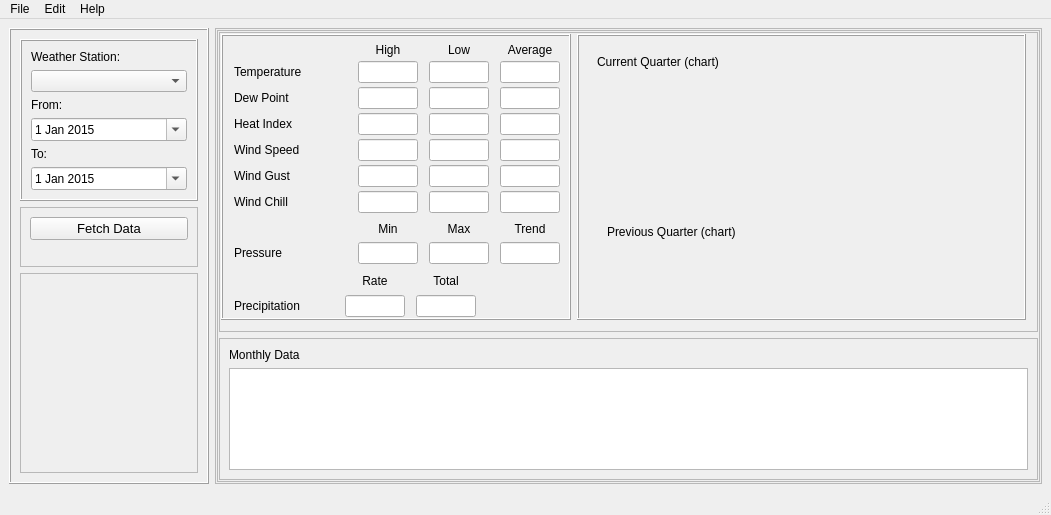
<?xml version="1.0" encoding="UTF-8"?>
<ui version="4.0">
 <class>WUnderground</class>
 <widget class="QMainWindow" name="WUnderground">
  <property name="geometry">
   <rect>
    <x>0</x>
    <y>0</y>
    <width>1051</width>
    <height>515</height>
   </rect>
  </property>
  <property name="windowTitle">
   <string>MainWindow</string>
  </property>
  <widget class="QWidget" name="centralwidget">
   <layout class="QHBoxLayout" name="horizontalLayout_2">
    <item>
     <widget class="QFrame" name="frame_3">
      <property name="minimumSize">
       <size>
        <width>200</width>
        <height>0</height>
       </size>
      </property>
      <property name="maximumSize">
       <size>
        <width>199</width>
        <height>16777215</height>
       </size>
      </property>
      <property name="styleSheet">
       <string notr="true"/>
      </property>
      <property name="frameShape">
       <enum>QFrame::Box</enum>
      </property>
      <property name="frameShadow">
       <enum>QFrame::Raised</enum>
      </property>
      <layout class="QVBoxLayout" name="verticalLayout">
       <item>
        <widget class="QFrame" name="frame_2">
         <property name="styleSheet">
          <string notr="true"/>
         </property>
         <property name="frameShape">
          <enum>QFrame::Box</enum>
         </property>
         <property name="frameShadow">
          <enum>QFrame::Raised</enum>
         </property>
         <layout class="QVBoxLayout" name="verticalLayout_5">
          <item>
           <widget class="QLabel" name="label_11">
            <property name="font">
             <font>
              <pointsize>9</pointsize>
             </font>
            </property>
            <property name="text">
             <string>Weather Station:</string>
            </property>
           </widget>
          </item>
          <item>
           <widget class="QComboBox" name="comboBox_WeatherStation">
            <property name="font">
             <font>
              <pointsize>9</pointsize>
             </font>
            </property>
           </widget>
          </item>
          <item>
           <widget class="QLabel" name="labelFrom">
            <property name="font">
             <font>
              <pointsize>9</pointsize>
             </font>
            </property>
            <property name="layoutDirection">
             <enum>Qt::LeftToRight</enum>
            </property>
            <property name="text">
             <string>From:</string>
            </property>
            <property name="alignment">
             <set>Qt::AlignLeading|Qt::AlignLeft|Qt::AlignVCenter</set>
            </property>
           </widget>
          </item>
          <item>
           <widget class="QDateEdit" name="dateFrom">
            <property name="font">
             <font>
              <pointsize>9</pointsize>
             </font>
            </property>
            <property name="minimumDate">
             <date>
              <year>2015</year>
              <month>1</month>
              <day>1</day>
             </date>
            </property>
            <property name="currentSection">
             <enum>QDateTimeEdit::DaySection</enum>
            </property>
            <property name="calendarPopup">
             <bool>true</bool>
            </property>
           </widget>
          </item>
          <item>
           <widget class="QLabel" name="labelTo">
            <property name="font">
             <font>
              <pointsize>9</pointsize>
             </font>
            </property>
            <property name="text">
             <string>To:</string>
            </property>
            <property name="alignment">
             <set>Qt::AlignLeading|Qt::AlignLeft|Qt::AlignVCenter</set>
            </property>
           </widget>
          </item>
          <item>
           <widget class="QDateEdit" name="dateTo">
            <property name="font">
             <font>
              <pointsize>9</pointsize>
             </font>
            </property>
            <property name="minimumDate">
             <date>
              <year>2015</year>
              <month>1</month>
              <day>1</day>
             </date>
            </property>
            <property name="currentSection">
             <enum>QDateTimeEdit::DaySection</enum>
            </property>
            <property name="calendarPopup">
             <bool>true</bool>
            </property>
           </widget>
          </item>
         </layout>
        </widget>
       </item>
       <item>
        <widget class="QFrame" name="frame_6">
         <property name="minimumSize">
          <size>
           <width>0</width>
           <height>0</height>
          </size>
         </property>
         <property name="frameShape">
          <enum>QFrame::StyledPanel</enum>
         </property>
         <property name="frameShadow">
          <enum>QFrame::Raised</enum>
         </property>
         <layout class="QVBoxLayout" name="verticalLayout_3">
          <item alignment="Qt::AlignTop">
           <widget class="QPushButton" name="btnFetchData">
            <property name="font">
             <font>
              <pointsize>10</pointsize>
             </font>
            </property>
            <property name="text">
             <string>Fetch Data</string>
            </property>
           </widget>
          </item>
         </layout>
        </widget>
       </item>
       <item>
        <widget class="QFrame" name="frame">
         <property name="minimumSize">
          <size>
           <width>0</width>
           <height>200</height>
          </size>
         </property>
         <property name="frameShape">
          <enum>QFrame::StyledPanel</enum>
         </property>
         <property name="frameShadow">
          <enum>QFrame::Raised</enum>
         </property>
        </widget>
       </item>
      </layout>
     </widget>
    </item>
    <item>
     <widget class="QFrame" name="frame_5">
      <property name="frameShape">
       <enum>QFrame::StyledPanel</enum>
      </property>
      <property name="frameShadow">
       <enum>QFrame::Raised</enum>
      </property>
      <layout class="QVBoxLayout" name="verticalLayout_2">
       <property name="leftMargin">
        <number>1</number>
       </property>
       <property name="topMargin">
        <number>1</number>
       </property>
       <property name="rightMargin">
        <number>1</number>
       </property>
       <property name="bottomMargin">
        <number>1</number>
       </property>
       <item>
        <widget class="QFrame" name="frame_7">
         <property name="minimumSize">
          <size>
           <width>0</width>
           <height>0</height>
          </size>
         </property>
         <property name="frameShape">
          <enum>QFrame::StyledPanel</enum>
         </property>
         <property name="frameShadow">
          <enum>QFrame::Raised</enum>
         </property>
         <layout class="QVBoxLayout" name="verticalLayout_4">
          <property name="leftMargin">
           <number>1</number>
          </property>
          <property name="topMargin">
           <number>1</number>
          </property>
          <property name="rightMargin">
           <number>1</number>
          </property>
          <property name="bottomMargin">
           <number>1</number>
          </property>
          <item>
           <widget class="QFrame" name="frame_8">
            <property name="minimumSize">
             <size>
              <width>0</width>
              <height>300</height>
             </size>
            </property>
            <property name="frameShape">
             <enum>QFrame::StyledPanel</enum>
            </property>
            <property name="frameShadow">
             <enum>QFrame::Raised</enum>
            </property>
            <layout class="QHBoxLayout" name="horizontalLayout">
             <property name="leftMargin">
              <number>1</number>
             </property>
             <property name="topMargin">
              <number>1</number>
             </property>
             <property name="rightMargin">
              <number>11</number>
             </property>
             <property name="bottomMargin">
              <number>11</number>
             </property>
             <item>
              <widget class="QFrame" name="frame_10">
               <property name="sizePolicy">
                <sizepolicy hsizetype="Preferred" vsizetype="Preferred">
                 <horstretch>0</horstretch>
                 <verstretch>0</verstretch>
                </sizepolicy>
               </property>
               <property name="minimumSize">
                <size>
                 <width>350</width>
                 <height>200</height>
                </size>
               </property>
               <property name="maximumSize">
                <size>
                 <width>350</width>
                 <height>400</height>
                </size>
               </property>
               <property name="frameShape">
                <enum>QFrame::Box</enum>
               </property>
               <property name="frameShadow">
                <enum>QFrame::Raised</enum>
               </property>
               <layout class="QVBoxLayout" name="verticalLayout_6">
                <property name="spacing">
                 <number>7</number>
                </property>
                <property name="leftMargin">
                 <number>11</number>
                </property>
                <property name="topMargin">
                 <number>7</number>
                </property>
                <property name="bottomMargin">
                 <number>1</number>
                </property>
                <item>
                 <layout class="QGridLayout" name="gridLayoutMain" rowminimumheight="0,0,0,0,0,0,0" columnminimumwidth="10,0,0,0">
                  <property name="horizontalSpacing">
                   <number>11</number>
                  </property>
                  <property name="verticalSpacing">
                   <number>4</number>
                  </property>
                  <item row="1" column="2">
                   <widget class="QLineEdit" name="txtTempLow">
                    <property name="sizePolicy">
                     <sizepolicy hsizetype="Preferred" vsizetype="Fixed">
                      <horstretch>0</horstretch>
                      <verstretch>0</verstretch>
                     </sizepolicy>
                    </property>
                    <property name="maximumSize">
                     <size>
                      <width>60</width>
                      <height>60</height>
                     </size>
                    </property>
                    <property name="alignment">
                     <set>Qt::AlignCenter</set>
                    </property>
                   </widget>
                  </item>
                  <item row="6" column="0">
                   <widget class="QLabel" name="label_14">
                    <property name="sizePolicy">
                     <sizepolicy hsizetype="Preferred" vsizetype="Preferred">
                      <horstretch>0</horstretch>
                      <verstretch>0</verstretch>
                     </sizepolicy>
                    </property>
                    <property name="minimumSize">
                     <size>
                      <width>100</width>
                      <height>0</height>
                     </size>
                    </property>
                    <property name="font">
                     <font>
                      <pointsize>9</pointsize>
                     </font>
                    </property>
                    <property name="text">
                     <string>Wind Chill</string>
                    </property>
                   </widget>
                  </item>
                  <item row="2" column="0">
                   <widget class="QLabel" name="label_5">
                    <property name="sizePolicy">
                     <sizepolicy hsizetype="Preferred" vsizetype="Preferred">
                      <horstretch>0</horstretch>
                      <verstretch>0</verstretch>
                     </sizepolicy>
                    </property>
                    <property name="minimumSize">
                     <size>
                      <width>100</width>
                      <height>0</height>
                     </size>
                    </property>
                    <property name="font">
                     <font>
                      <pointsize>9</pointsize>
                     </font>
                    </property>
                    <property name="text">
                     <string>Dew Point</string>
                    </property>
                   </widget>
                  </item>
                  <item row="4" column="3">
                   <widget class="QLineEdit" name="txtWindSpeedAvg">
                    <property name="sizePolicy">
                     <sizepolicy hsizetype="Preferred" vsizetype="Fixed">
                      <horstretch>0</horstretch>
                      <verstretch>0</verstretch>
                     </sizepolicy>
                    </property>
                    <property name="maximumSize">
                     <size>
                      <width>60</width>
                      <height>60</height>
                     </size>
                    </property>
                    <property name="alignment">
                     <set>Qt::AlignCenter</set>
                    </property>
                   </widget>
                  </item>
                  <item row="2" column="3">
                   <widget class="QLineEdit" name="txtDewPointAvg">
                    <property name="sizePolicy">
                     <sizepolicy hsizetype="Preferred" vsizetype="Fixed">
                      <horstretch>0</horstretch>
                      <verstretch>0</verstretch>
                     </sizepolicy>
                    </property>
                    <property name="maximumSize">
                     <size>
                      <width>60</width>
                      <height>60</height>
                     </size>
                    </property>
                    <property name="alignment">
                     <set>Qt::AlignCenter</set>
                    </property>
                   </widget>
                  </item>
                  <item row="5" column="3">
                   <widget class="QLineEdit" name="txtWindGustAvg">
                    <property name="sizePolicy">
                     <sizepolicy hsizetype="Preferred" vsizetype="Fixed">
                      <horstretch>0</horstretch>
                      <verstretch>0</verstretch>
                     </sizepolicy>
                    </property>
                    <property name="maximumSize">
                     <size>
                      <width>60</width>
                      <height>60</height>
                     </size>
                    </property>
                    <property name="alignment">
                     <set>Qt::AlignCenter</set>
                    </property>
                   </widget>
                  </item>
                  <item row="1" column="0">
                   <widget class="QLabel" name="label_4">
                    <property name="sizePolicy">
                     <sizepolicy hsizetype="Preferred" vsizetype="Preferred">
                      <horstretch>0</horstretch>
                      <verstretch>0</verstretch>
                     </sizepolicy>
                    </property>
                    <property name="minimumSize">
                     <size>
                      <width>100</width>
                      <height>0</height>
                     </size>
                    </property>
                    <property name="font">
                     <font>
                      <pointsize>9</pointsize>
                     </font>
                    </property>
                    <property name="text">
                     <string>Temperature</string>
                    </property>
                   </widget>
                  </item>
                  <item row="6" column="1">
                   <widget class="QLineEdit" name="txtWindChillHigh">
                    <property name="sizePolicy">
                     <sizepolicy hsizetype="Preferred" vsizetype="Fixed">
                      <horstretch>0</horstretch>
                      <verstretch>0</verstretch>
                     </sizepolicy>
                    </property>
                    <property name="maximumSize">
                     <size>
                      <width>60</width>
                      <height>60</height>
                     </size>
                    </property>
                    <property name="alignment">
                     <set>Qt::AlignCenter</set>
                    </property>
                   </widget>
                  </item>
                  <item row="6" column="3">
                   <widget class="QLineEdit" name="txtWindChillAvg">
                    <property name="sizePolicy">
                     <sizepolicy hsizetype="Preferred" vsizetype="Fixed">
                      <horstretch>0</horstretch>
                      <verstretch>0</verstretch>
                     </sizepolicy>
                    </property>
                    <property name="maximumSize">
                     <size>
                      <width>60</width>
                      <height>60</height>
                     </size>
                    </property>
                    <property name="alignment">
                     <set>Qt::AlignCenter</set>
                    </property>
                   </widget>
                  </item>
                  <item row="2" column="1">
                   <widget class="QLineEdit" name="txtDewPointHigh">
                    <property name="sizePolicy">
                     <sizepolicy hsizetype="Preferred" vsizetype="Fixed">
                      <horstretch>0</horstretch>
                      <verstretch>0</verstretch>
                     </sizepolicy>
                    </property>
                    <property name="maximumSize">
                     <size>
                      <width>60</width>
                      <height>60</height>
                     </size>
                    </property>
                    <property name="alignment">
                     <set>Qt::AlignCenter</set>
                    </property>
                   </widget>
                  </item>
                  <item row="0" column="1">
                   <widget class="QLabel" name="label">
                    <property name="font">
                     <font>
                      <pointsize>9</pointsize>
                     </font>
                    </property>
                    <property name="layoutDirection">
                     <enum>Qt::LeftToRight</enum>
                    </property>
                    <property name="text">
                     <string>High</string>
                    </property>
                    <property name="alignment">
                     <set>Qt::AlignCenter</set>
                    </property>
                   </widget>
                  </item>
                  <item row="3" column="2">
                   <widget class="QLineEdit" name="txtHeatIndexLow">
                    <property name="sizePolicy">
                     <sizepolicy hsizetype="Preferred" vsizetype="Fixed">
                      <horstretch>0</horstretch>
                      <verstretch>0</verstretch>
                     </sizepolicy>
                    </property>
                    <property name="maximumSize">
                     <size>
                      <width>60</width>
                      <height>60</height>
                     </size>
                    </property>
                    <property name="alignment">
                     <set>Qt::AlignCenter</set>
                    </property>
                   </widget>
                  </item>
                  <item row="5" column="0">
                   <widget class="QLabel" name="label_13">
                    <property name="sizePolicy">
                     <sizepolicy hsizetype="Preferred" vsizetype="Preferred">
                      <horstretch>0</horstretch>
                      <verstretch>0</verstretch>
                     </sizepolicy>
                    </property>
                    <property name="minimumSize">
                     <size>
                      <width>100</width>
                      <height>0</height>
                     </size>
                    </property>
                    <property name="font">
                     <font>
                      <pointsize>9</pointsize>
                     </font>
                    </property>
                    <property name="text">
                     <string>Wind Gust</string>
                    </property>
                   </widget>
                  </item>
                  <item row="0" column="3">
                   <widget class="QLabel" name="label_3">
                    <property name="font">
                     <font>
                      <pointsize>9</pointsize>
                     </font>
                    </property>
                    <property name="layoutDirection">
                     <enum>Qt::LeftToRight</enum>
                    </property>
                    <property name="text">
                     <string>Average</string>
                    </property>
                    <property name="alignment">
                     <set>Qt::AlignCenter</set>
                    </property>
                   </widget>
                  </item>
                  <item row="5" column="1">
                   <widget class="QLineEdit" name="txtWindGustHigh">
                    <property name="sizePolicy">
                     <sizepolicy hsizetype="Preferred" vsizetype="Fixed">
                      <horstretch>0</horstretch>
                      <verstretch>0</verstretch>
                     </sizepolicy>
                    </property>
                    <property name="maximumSize">
                     <size>
                      <width>60</width>
                      <height>60</height>
                     </size>
                    </property>
                    <property name="alignment">
                     <set>Qt::AlignCenter</set>
                    </property>
                   </widget>
                  </item>
                  <item row="5" column="2">
                   <widget class="QLineEdit" name="txtWindGustLow">
                    <property name="sizePolicy">
                     <sizepolicy hsizetype="Preferred" vsizetype="Fixed">
                      <horstretch>0</horstretch>
                      <verstretch>0</verstretch>
                     </sizepolicy>
                    </property>
                    <property name="maximumSize">
                     <size>
                      <width>60</width>
                      <height>60</height>
                     </size>
                    </property>
                    <property name="alignment">
                     <set>Qt::AlignCenter</set>
                    </property>
                   </widget>
                  </item>
                  <item row="4" column="0">
                   <widget class="QLabel" name="label_12">
                    <property name="sizePolicy">
                     <sizepolicy hsizetype="Preferred" vsizetype="Preferred">
                      <horstretch>0</horstretch>
                      <verstretch>0</verstretch>
                     </sizepolicy>
                    </property>
                    <property name="minimumSize">
                     <size>
                      <width>100</width>
                      <height>0</height>
                     </size>
                    </property>
                    <property name="font">
                     <font>
                      <pointsize>9</pointsize>
                     </font>
                    </property>
                    <property name="text">
                     <string>Wind Speed</string>
                    </property>
                   </widget>
                  </item>
                  <item row="2" column="2">
                   <widget class="QLineEdit" name="txtDewPointLow">
                    <property name="sizePolicy">
                     <sizepolicy hsizetype="Preferred" vsizetype="Fixed">
                      <horstretch>0</horstretch>
                      <verstretch>0</verstretch>
                     </sizepolicy>
                    </property>
                    <property name="maximumSize">
                     <size>
                      <width>60</width>
                      <height>60</height>
                     </size>
                    </property>
                    <property name="alignment">
                     <set>Qt::AlignCenter</set>
                    </property>
                   </widget>
                  </item>
                  <item row="0" column="2">
                   <widget class="QLabel" name="label_2">
                    <property name="font">
                     <font>
                      <pointsize>9</pointsize>
                     </font>
                    </property>
                    <property name="layoutDirection">
                     <enum>Qt::LeftToRight</enum>
                    </property>
                    <property name="text">
                     <string>Low</string>
                    </property>
                    <property name="alignment">
                     <set>Qt::AlignCenter</set>
                    </property>
                   </widget>
                  </item>
                  <item row="3" column="1">
                   <widget class="QLineEdit" name="txtHeatIndexHigh">
                    <property name="sizePolicy">
                     <sizepolicy hsizetype="Preferred" vsizetype="Fixed">
                      <horstretch>0</horstretch>
                      <verstretch>0</verstretch>
                     </sizepolicy>
                    </property>
                    <property name="maximumSize">
                     <size>
                      <width>60</width>
                      <height>60</height>
                     </size>
                    </property>
                    <property name="alignment">
                     <set>Qt::AlignCenter</set>
                    </property>
                   </widget>
                  </item>
                  <item row="6" column="2">
                   <widget class="QLineEdit" name="txtWindChillLow">
                    <property name="sizePolicy">
                     <sizepolicy hsizetype="Preferred" vsizetype="Fixed">
                      <horstretch>0</horstretch>
                      <verstretch>0</verstretch>
                     </sizepolicy>
                    </property>
                    <property name="maximumSize">
                     <size>
                      <width>60</width>
                      <height>60</height>
                     </size>
                    </property>
                    <property name="alignment">
                     <set>Qt::AlignCenter</set>
                    </property>
                   </widget>
                  </item>
                  <item row="3" column="3">
                   <widget class="QLineEdit" name="txtHeatIndexAvg">
                    <property name="sizePolicy">
                     <sizepolicy hsizetype="Preferred" vsizetype="Fixed">
                      <horstretch>0</horstretch>
                      <verstretch>0</verstretch>
                     </sizepolicy>
                    </property>
                    <property name="maximumSize">
                     <size>
                      <width>60</width>
                      <height>60</height>
                     </size>
                    </property>
                    <property name="alignment">
                     <set>Qt::AlignCenter</set>
                    </property>
                   </widget>
                  </item>
                  <item row="1" column="3">
                   <widget class="QLineEdit" name="txtTempAvg">
                    <property name="sizePolicy">
                     <sizepolicy hsizetype="Preferred" vsizetype="Fixed">
                      <horstretch>0</horstretch>
                      <verstretch>0</verstretch>
                     </sizepolicy>
                    </property>
                    <property name="maximumSize">
                     <size>
                      <width>60</width>
                      <height>60</height>
                     </size>
                    </property>
                    <property name="alignment">
                     <set>Qt::AlignCenter</set>
                    </property>
                   </widget>
                  </item>
                  <item row="4" column="1">
                   <widget class="QLineEdit" name="txtWindSpeedHigh">
                    <property name="sizePolicy">
                     <sizepolicy hsizetype="Preferred" vsizetype="Fixed">
                      <horstretch>0</horstretch>
                      <verstretch>0</verstretch>
                     </sizepolicy>
                    </property>
                    <property name="maximumSize">
                     <size>
                      <width>60</width>
                      <height>60</height>
                     </size>
                    </property>
                    <property name="alignment">
                     <set>Qt::AlignCenter</set>
                    </property>
                   </widget>
                  </item>
                  <item row="4" column="2">
                   <widget class="QLineEdit" name="txtWindSpeedLow">
                    <property name="sizePolicy">
                     <sizepolicy hsizetype="Preferred" vsizetype="Fixed">
                      <horstretch>0</horstretch>
                      <verstretch>0</verstretch>
                     </sizepolicy>
                    </property>
                    <property name="maximumSize">
                     <size>
                      <width>60</width>
                      <height>60</height>
                     </size>
                    </property>
                    <property name="alignment">
                     <set>Qt::AlignCenter</set>
                    </property>
                   </widget>
                  </item>
                  <item row="3" column="0">
                   <widget class="QLabel" name="label_6">
                    <property name="sizePolicy">
                     <sizepolicy hsizetype="Preferred" vsizetype="Preferred">
                      <horstretch>0</horstretch>
                      <verstretch>0</verstretch>
                     </sizepolicy>
                    </property>
                    <property name="minimumSize">
                     <size>
                      <width>100</width>
                      <height>0</height>
                     </size>
                    </property>
                    <property name="font">
                     <font>
                      <pointsize>9</pointsize>
                     </font>
                    </property>
                    <property name="text">
                     <string>Heat Index</string>
                    </property>
                   </widget>
                  </item>
                  <item row="1" column="1">
                   <widget class="QLineEdit" name="txtTempHigh">
                    <property name="sizePolicy">
                     <sizepolicy hsizetype="Preferred" vsizetype="Fixed">
                      <horstretch>0</horstretch>
                      <verstretch>0</verstretch>
                     </sizepolicy>
                    </property>
                    <property name="minimumSize">
                     <size>
                      <width>0</width>
                      <height>0</height>
                     </size>
                    </property>
                    <property name="maximumSize">
                     <size>
                      <width>60</width>
                      <height>60</height>
                     </size>
                    </property>
                    <property name="alignment">
                     <set>Qt::AlignCenter</set>
                    </property>
                   </widget>
                  </item>
                 </layout>
                </item>
                <item>
                 <layout class="QGridLayout" name="gridLayout_Pressure" columnminimumwidth="10,0,0,0,0">
                  <property name="horizontalSpacing">
                   <number>11</number>
                  </property>
                  <property name="verticalSpacing">
                   <number>4</number>
                  </property>
                  <item row="0" column="4">
                   <widget class="QLabel" name="label_18">
                    <property name="font">
                     <font>
                      <pointsize>9</pointsize>
                     </font>
                    </property>
                    <property name="text">
                     <string>Trend</string>
                    </property>
                    <property name="alignment">
                     <set>Qt::AlignCenter</set>
                    </property>
                   </widget>
                  </item>
                  <item row="1" column="1">
                   <widget class="QLineEdit" name="txtPressureMin">
                    <property name="maximumSize">
                     <size>
                      <width>60</width>
                      <height>60</height>
                     </size>
                    </property>
                    <property name="alignment">
                     <set>Qt::AlignCenter</set>
                    </property>
                   </widget>
                  </item>
                  <item row="1" column="3">
                   <widget class="QLineEdit" name="txtPressureMax">
                    <property name="maximumSize">
                     <size>
                      <width>60</width>
                      <height>60</height>
                     </size>
                    </property>
                    <property name="alignment">
                     <set>Qt::AlignCenter</set>
                    </property>
                   </widget>
                  </item>
                  <item row="0" column="3">
                   <widget class="QLabel" name="label_21">
                    <property name="font">
                     <font>
                      <pointsize>9</pointsize>
                     </font>
                    </property>
                    <property name="text">
                     <string>Max</string>
                    </property>
                    <property name="alignment">
                     <set>Qt::AlignCenter</set>
                    </property>
                   </widget>
                  </item>
                  <item row="1" column="4">
                   <widget class="QLineEdit" name="txtPressureTrend">
                    <property name="maximumSize">
                     <size>
                      <width>60</width>
                      <height>60</height>
                     </size>
                    </property>
                    <property name="alignment">
                     <set>Qt::AlignCenter</set>
                    </property>
                   </widget>
                  </item>
                  <item row="1" column="0">
                   <widget class="QLabel" name="label_19">
                    <property name="minimumSize">
                     <size>
                      <width>100</width>
                      <height>0</height>
                     </size>
                    </property>
                    <property name="font">
                     <font>
                      <pointsize>9</pointsize>
                     </font>
                    </property>
                    <property name="text">
                     <string>Pressure</string>
                    </property>
                   </widget>
                  </item>
                  <item row="0" column="1">
                   <widget class="QLabel" name="label_20">
                    <property name="font">
                     <font>
                      <pointsize>9</pointsize>
                     </font>
                    </property>
                    <property name="text">
                     <string>Min</string>
                    </property>
                    <property name="alignment">
                     <set>Qt::AlignCenter</set>
                    </property>
                   </widget>
                  </item>
                 </layout>
                </item>
                <item>
                 <layout class="QGridLayout" name="gridLayout_Precip" rowstretch="0,0" columnstretch="0,0,0,0" columnminimumwidth="10,0,0,0">
                  <property name="horizontalSpacing">
                   <number>11</number>
                  </property>
                  <property name="verticalSpacing">
                   <number>4</number>
                  </property>
                  <item row="0" column="1">
                   <widget class="QLabel" name="label_9">
                    <property name="font">
                     <font>
                      <pointsize>9</pointsize>
                     </font>
                    </property>
                    <property name="text">
                     <string>Rate</string>
                    </property>
                    <property name="alignment">
                     <set>Qt::AlignCenter</set>
                    </property>
                   </widget>
                  </item>
                  <item row="1" column="0">
                   <widget class="QLabel" name="label_7">
                    <property name="minimumSize">
                     <size>
                      <width>100</width>
                      <height>0</height>
                     </size>
                    </property>
                    <property name="maximumSize">
                     <size>
                      <width>100</width>
                      <height>16777215</height>
                     </size>
                    </property>
                    <property name="font">
                     <font>
                      <pointsize>9</pointsize>
                     </font>
                    </property>
                    <property name="text">
                     <string>Precipitation</string>
                    </property>
                   </widget>
                  </item>
                  <item row="1" column="2">
                   <widget class="QLineEdit" name="txtPrecipationTotal">
                    <property name="maximumSize">
                     <size>
                      <width>60</width>
                      <height>60</height>
                     </size>
                    </property>
                    <property name="alignment">
                     <set>Qt::AlignCenter</set>
                    </property>
                   </widget>
                  </item>
                  <item row="0" column="2">
                   <widget class="QLabel" name="label_10">
                    <property name="font">
                     <font>
                      <pointsize>9</pointsize>
                     </font>
                    </property>
                    <property name="text">
                     <string>Total</string>
                    </property>
                    <property name="alignment">
                     <set>Qt::AlignCenter</set>
                    </property>
                   </widget>
                  </item>
                  <item row="0" column="3">
                   <spacer name="horizontalSpacer">
                    <property name="orientation">
                     <enum>Qt::Horizontal</enum>
                    </property>
                    <property name="sizeHint" stdset="0">
                     <size>
                      <width>40</width>
                      <height>20</height>
                     </size>
                    </property>
                   </spacer>
                  </item>
                  <item row="1" column="1">
                   <widget class="QLineEdit" name="txtPrecipationRate">
                    <property name="maximumSize">
                     <size>
                      <width>60</width>
                      <height>60</height>
                     </size>
                    </property>
                    <property name="alignment">
                     <set>Qt::AlignCenter</set>
                    </property>
                   </widget>
                  </item>
                 </layout>
                </item>
               </layout>
              </widget>
             </item>
             <item>
              <widget class="QFrame" name="frame_9">
               <property name="frameShape">
                <enum>QFrame::Box</enum>
               </property>
               <property name="frameShadow">
                <enum>QFrame::Raised</enum>
               </property>
               <widget class="QLabel" name="label_16">
                <property name="geometry">
                 <rect>
                  <x>20</x>
                  <y>20</y>
                  <width>151</width>
                  <height>16</height>
                 </rect>
                </property>
                <property name="font">
                 <font>
                  <pointsize>9</pointsize>
                 </font>
                </property>
                <property name="text">
                 <string>Current Quarter (chart)</string>
                </property>
               </widget>
               <widget class="QWidget" name="widgetChart_CurrentQuarter" native="true">
                <property name="geometry">
                 <rect>
                  <x>10</x>
                  <y>40</y>
                  <width>251</width>
                  <height>111</height>
                 </rect>
                </property>
               </widget>
               <widget class="QLabel" name="label_17">
                <property name="geometry">
                 <rect>
                  <x>30</x>
                  <y>190</y>
                  <width>161</width>
                  <height>16</height>
                 </rect>
                </property>
                <property name="font">
                 <font>
                  <pointsize>9</pointsize>
                 </font>
                </property>
                <property name="text">
                 <string>Previous Quarter (chart)</string>
                </property>
               </widget>
               <widget class="QWidget" name="widgetChart_PreviousQuarter" native="true">
                <property name="geometry">
                 <rect>
                  <x>20</x>
                  <y>250</y>
                  <width>251</width>
                  <height>111</height>
                 </rect>
                </property>
               </widget>
              </widget>
             </item>
            </layout>
           </widget>
          </item>
          <item>
           <widget class="QFrame" name="frame_4">
            <property name="minimumSize">
             <size>
              <width>0</width>
              <height>0</height>
             </size>
            </property>
            <property name="frameShape">
             <enum>QFrame::StyledPanel</enum>
            </property>
            <property name="frameShadow">
             <enum>QFrame::Raised</enum>
            </property>
            <layout class="QVBoxLayout" name="verticalLayout_7">
             <item>
              <widget class="QLabel" name="labelMonthlyData">
               <property name="font">
                <font>
                 <pointsize>9</pointsize>
                </font>
               </property>
               <property name="text">
                <string>Monthly Data</string>
               </property>
              </widget>
             </item>
             <item>
              <widget class="QTableView" name="tableViewMonthly"/>
             </item>
            </layout>
           </widget>
          </item>
         </layout>
        </widget>
       </item>
      </layout>
     </widget>
    </item>
   </layout>
  </widget>
  <widget class="QMenuBar" name="menubar">
   <property name="geometry">
    <rect>
     <x>0</x>
     <y>0</y>
     <width>1051</width>
     <height>21</height>
    </rect>
   </property>
   <widget class="QMenu" name="menuFile">
    <property name="title">
     <string>File</string>
    </property>
    <addaction name="separator"/>
    <addaction name="actionExport"/>
    <addaction name="separator"/>
    <addaction name="separator"/>
    <addaction name="actionExit"/>
   </widget>
   <widget class="QMenu" name="menuEdit">
    <property name="title">
     <string>Edit</string>
    </property>
    <addaction name="actionAPI_Key"/>
    <addaction name="actionMultiple_Stations"/>
   </widget>
   <widget class="QMenu" name="menuHelp">
    <property name="title">
     <string>Help</string>
    </property>
    <addaction name="actionAbout"/>
   </widget>
   <addaction name="menuFile"/>
   <addaction name="menuEdit"/>
   <addaction name="menuHelp"/>
  </widget>
  <widget class="QStatusBar" name="statusbar"/>
  <action name="actionAPI_Key">
   <property name="text">
    <string>API Keys</string>
   </property>
  </action>
  <action name="actionAbout">
   <property name="text">
    <string>About</string>
   </property>
  </action>
  <action name="actionExport">
   <property name="text">
    <string>Export</string>
   </property>
  </action>
  <action name="actionExit">
   <property name="text">
    <string>Exit</string>
   </property>
  </action>
  <action name="actionMultiple_Stations">
   <property name="text">
    <string>Select Multiple Stations</string>
   </property>
  </action>
 </widget>
 <resources/>
 <connections/>
</ui>
